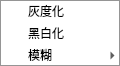
<?xml version="1.0" encoding="UTF-8"?>
<ui version="4.0">
 <class>FilterMenu</class>
 <widget class="QMenu" name="FilterMenu">
  <property name="geometry">
   <rect>
    <x>0</x>
    <y>0</y>
    <width>400</width>
    <height>300</height>
   </rect>
  </property>
  <property name="title">
   <string>滤镜</string>
  </property>
  <widget class="QMenu" name="menu">
   <property name="title">
    <string>模糊</string>
   </property>
   <addaction name="simpeBlur"/>
   <addaction name="medianBlur"/>
   <addaction name="gaussianBlur"/>
   <addaction name="bilateralBlur"/>
  </widget>
  <action name="grayscale">
   <property name="text">
    <string>灰度化</string>
   </property>
   <property name="menuRole">
    <enum>QAction::MenuRole::NoRole</enum>
   </property>
  </action>
  <action name="binarization">
   <property name="text">
    <string>黑白化</string>
   </property>
   <property name="menuRole">
    <enum>QAction::MenuRole::NoRole</enum>
   </property>
  </action>
  <action name="simpeBlur">
   <property name="text">
    <string>简单模糊</string>
   </property>
   <property name="menuRole">
    <enum>QAction::MenuRole::NoRole</enum>
   </property>
  </action>
  <action name="medianBlur">
   <property name="text">
    <string>中值模糊</string>
   </property>
   <property name="menuRole">
    <enum>QAction::MenuRole::NoRole</enum>
   </property>
  </action>
  <action name="gaussianBlur">
   <property name="text">
    <string>高斯模糊</string>
   </property>
   <property name="menuRole">
    <enum>QAction::MenuRole::NoRole</enum>
   </property>
  </action>
  <action name="bilateralBlur">
   <property name="text">
    <string>双边模糊</string>
   </property>
   <property name="menuRole">
    <enum>QAction::MenuRole::NoRole</enum>
   </property>
  </action>
  <addaction name="grayscale"/>
  <addaction name="binarization"/>
  <addaction name="menu"/>
 </widget>
 <resources/>
 <connections/>
</ui>
